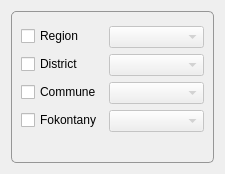
<?xml version="1.0" encoding="UTF-8"?>
<ui version="4.0">
 <class>Form</class>
 <widget class="QWidget" name="Form">
  <property name="geometry">
   <rect>
    <x>0</x>
    <y>0</y>
    <width>225</width>
    <height>174</height>
   </rect>
  </property>
  <property name="windowTitle">
   <string>Form</string>
  </property>
  <property name="styleSheet">
   <string notr="true">QGroupBox { 
     border: 1px solid rgb(150,150,150); 
     border-radius: 5px; 
     padding: 5px 0;
    font-weight:bold;
 } </string>
  </property>
  <layout class="QHBoxLayout" name="horizontalLayout">
   <item>
    <widget class="QGroupBox" name="groupBox">
     <property name="title">
      <string/>
     </property>
     <layout class="QFormLayout" name="formLayout">
      <item row="0" column="0">
       <widget class="QCheckBox" name="checkBoxRegion">
        <property name="text">
         <string>Region</string>
        </property>
       </widget>
      </item>
      <item row="0" column="1">
       <widget class="QComboBox" name="comboBoxRegion">
        <property name="enabled">
         <bool>false</bool>
        </property>
       </widget>
      </item>
      <item row="1" column="0">
       <widget class="QCheckBox" name="checkBoxDistrict">
        <property name="text">
         <string>District</string>
        </property>
       </widget>
      </item>
      <item row="1" column="1">
       <widget class="QComboBox" name="comboBoxDistrict">
        <property name="enabled">
         <bool>false</bool>
        </property>
       </widget>
      </item>
      <item row="2" column="0">
       <widget class="QCheckBox" name="checkBoxCommune">
        <property name="text">
         <string>Commune</string>
        </property>
       </widget>
      </item>
      <item row="2" column="1">
       <widget class="QComboBox" name="comboBoxCommune">
        <property name="enabled">
         <bool>false</bool>
        </property>
       </widget>
      </item>
      <item row="3" column="0">
       <widget class="QCheckBox" name="checkBoxFokontany">
        <property name="text">
         <string>Fokontany</string>
        </property>
       </widget>
      </item>
      <item row="3" column="1">
       <widget class="QComboBox" name="comboBoxFokontany">
        <property name="enabled">
         <bool>false</bool>
        </property>
       </widget>
      </item>
     </layout>
    </widget>
   </item>
  </layout>
 </widget>
 <resources/>
 <connections/>
</ui>
